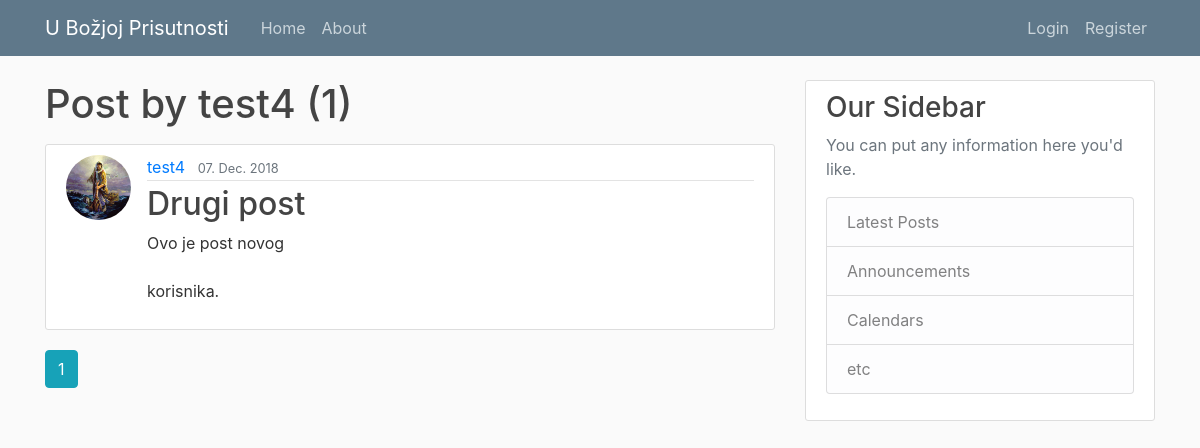
The page /user/test4 on the database as committed earlier.
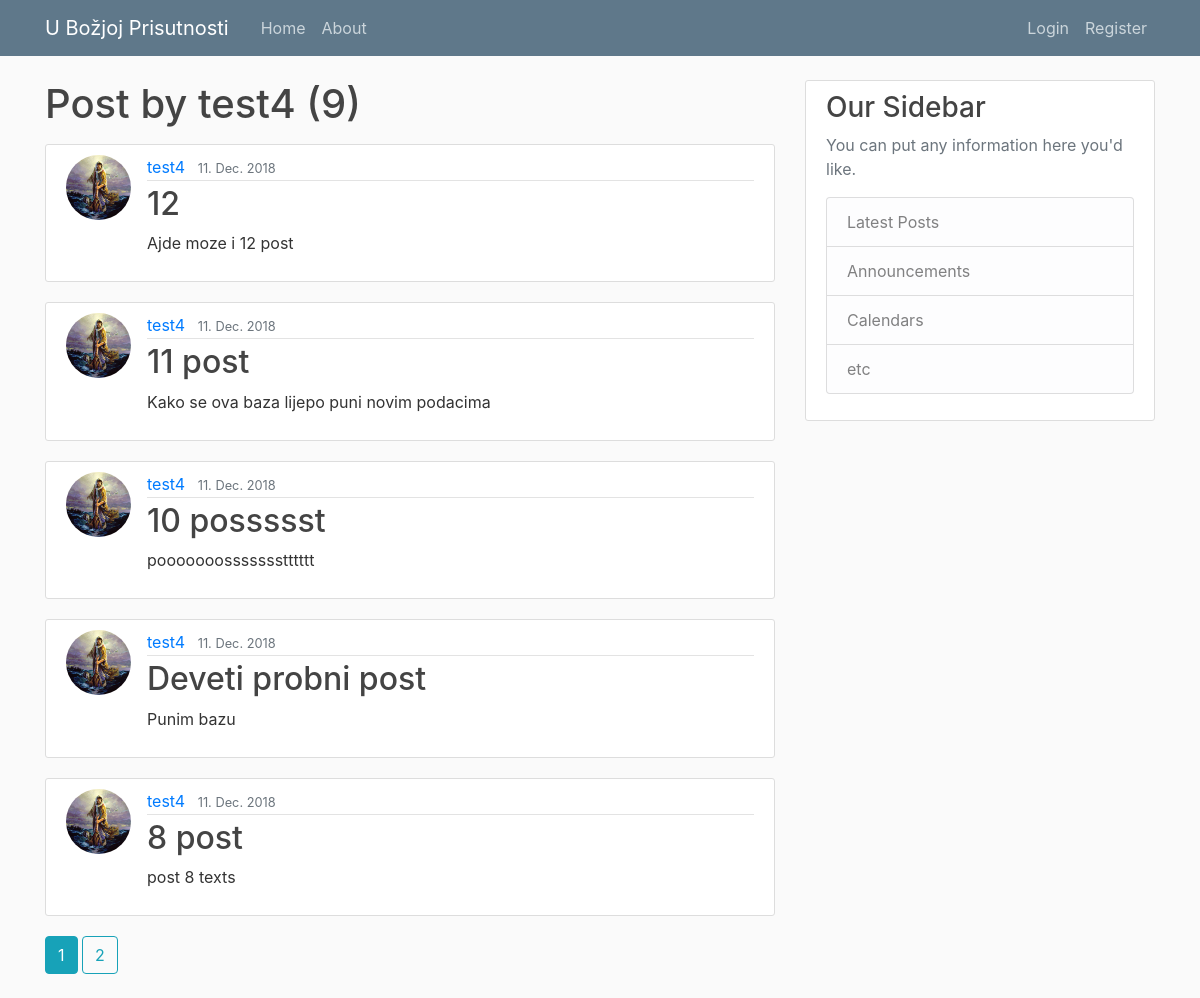
The same page on the database as committed later.
### blog/models.py (models this page shows, shortened)
class User(db.Model, UserMixin):
    id = db.Column(db.Integer, primary_key=True)
    username = db.Column(db.String(20), unique=True, nullable=False)
    email = db.Column(db.String(120), unique=True, nullable=False)
    image_file = db.Column(db.String(20), nullable=False, default='default.jpg')
    password = db.Column(db.String(60), nullable=False)
    posts = db.relationship('Post', backref='author', lazy=True)

class Post(db.Model):
    id = db.Column(db.Integer, primary_key=True)
    title = db.Column(db.String(100), nullable=False)
    date_posted = db.Column(db.DateTime, nullable=False, default=datetime.utcnow)
    content = db.Column(db.Text, nullable=False)
    user_id = db.Column(db.Integer, db.ForeignKey('user.id'), nullable=False)

### blog/users/routes.py (the view)
@users.route("/user/<string:username>")
def user_posts(username):
    page = request.args.get('page', 1, type=int)
    user = User.query.filter_by(username=username).first_or_404()
    posts = Post.query.filter_by(author=user)\
        .order_by(Post.date_posted.desc())\
        .paginate(page=page, per_page=5)
    return render_template('user_posts.html', posts=posts, user=user)

### blog/templates/user_posts.html
{% extends "layout.html" %}
{% block content %}
    <h1 class="mb-3">Post by {{ user.username }} ({{ posts.total }})</h1>
    {% for post in posts.items %}
        <article class="media content-section">
            <img class="rounded-circle article-img" src="{{ url_for('static',  filename='profile_pics/' + post.author.image_file) }}">
            <div class="media-body">
                <div class="article-metadata">
                    <a class="mr-2" href="{{ url_for('users.user_posts', username=post.author.username) }}">{{ post.author.username }}</a>
                    <small class="text-muted">{{ post.date_posted.strftime('%d. %b. %Y') }}</small>
                </div>
                <h2><a class="article-title" href="{{ url_for('posts.post', post_id=post.id) }}">{{ post.title }}</a></h2>
                <p class="article-content">{{ post.content }}</p>
            </div>
        </article>
    {% endfor %}
    {% for page_num in posts.iter_pages(left_edge=1, right_edge=1, left_current=1, right_current=2) %}
        {% if page_num %}
            {% if posts.page == page_num %}
                <a class="btn btn-info mb-4" href="{{ url_for('users.user_posts', username=user.username, page=page_num) }}">{{ page_num }}</a>
            {% else %}
                <a class="btn btn-outline-info mb-4" href="{{ url_for('users.user_posts', username=user.username, page=page_num) }}">{{ page_num }}</a>
            {% endif %}
        {% else %}
            ...
        {% endif %}
    {% endfor %}
{% endblock content %}

### blog/templates/layout.html (shortened to what this page needs)
<!DOCTYPE html>
<html lang="en">
<head>
    <link rel="stylesheet" href="https://stackpath.bootstrapcdn.com/bootstrap/4.1.3/css/bootstrap.min.css">
    <link rel="stylesheet" type="text/css" href="{{ url_for('static', filename='main.css') }}">
    <link rel="stylesheet" href="https://use.fontawesome.com/releases/v5.8.1/css/all.css">
</head>
<body>
    <header class="site-header">
        <nav class="navbar navbar-expand-md navbar-dark bg-steel fixed-top">
            <div class="container">
                <a class="navbar-brand mr-4" href="/">U Božjoj Prisutnosti</a>
                <div class="collapse navbar-collapse" id="navbarToggle">
                    <div class="navbar-nav mr-auto">
                        <a class="nav-item nav-link" href="{{ url_for('main.home') }}">Home</a>
                        <a class="nav-item nav-link" href="{{ url_for('main.about') }}">About</a>
                    </div>
                    <div class="navbar-nav">
                        {% if current_user.is_authenticated %}
                            <a class="nav-item nav-link" href="{{ url_for('posts.new_post') }}">New Post</a>
                            <a class="nav-item nav-link" href="{{ url_for('users.account') }}">Account</a>
                            <a class="nav-item nav-link" href="{{ url_for('users.logout') }}">Logout</a>
                        {% else %}
                            <a class="nav-item nav-link" href="{{ url_for('users.login') }}">Login</a>
                            <a class="nav-item nav-link" href="{{ url_for('users.register') }}">Register</a>
                        {% endif %}
                    </div>
                </div>
            </div>
        </nav>
    </header>
    <main role="main" class="container">
        <div class="row">
            <div class="col-md-8">
                {% block content %}{% endblock %}
            </div>
            <div class="col-md-4">
                <div class="content-section">
                    <h3>Our Sidebar</h3>
                    <p class='text-muted'>You can put any information here you'd like.
                    <ul class="list-group">
                        <li class="list-group-item list-group-item-light">Latest Posts</li>
                        <li class="list-group-item list-group-item-light">Announcements</li>
                        <li class="list-group-item list-group-item-light">Calendars</li>
                        <li class="list-group-item list-group-item-light">etc</li>
                    </ul>
                    </p>
                </div>
            </div>
        </div>
    </main>
</body>
</html>

### blog/static/main.css (style rules this page uses)
body { background: #fafafa; color: #333333; margin-top: 5rem; }
h1, h2, h3, h4, h5, h6 { color: #444444; }
.bg-steel { background-color: #5f788a; }
.site-header .navbar-nav .nav-link { color: #cbd5db; }
.content-section { background: #ffffff; padding: 10px 20px; border: 1px solid #dddddd; border-radius: 3px; margin-bottom: 20px; }
.article-title { color: #444444; }
.article-content { white-space: pre-line; }
.article-img { height: 65px; width: 65px; margin-right: 16px; }
.article-metadata { padding-bottom: 1px; margin-bottom: 4px; border-bottom: 1px solid #e3e3e3 }

Rows that differ between the two databases and show on the page:
no longer on this page (row unchanged): Post: image_file (placeholder picture), author.username "test4", date_posted "07. Dec. 2018", title "Drugi post", content "Ovo je post novog korisnika."
added Post: image_file (placeholder picture), author.username "test4", date_posted "11. Dec. 2018", title "12", content "Ajde moze i 12 post"
added Post: image_file (placeholder picture), author.username "test4", date_posted "11. Dec. 2018", title "11 post", content "Kako se ova baza lijepo puni novim podacima"
added Post: image_file (placeholder picture), author.username "test4", date_posted "11. Dec. 2018", title "10 possssst", content "pooooooossssssstttttt"
added Post: image_file (placeholder picture), author.username "test4", date_posted "11. Dec. 2018", title "Deveti probni post", content "Punim bazu"
added Post: image_file (placeholder picture), author.username "test4", date_posted "11. Dec. 2018", title "8 post", content "post 8 texts"
Other text that changed with them:
{{ posts.total }}: "1" → "9"
new list line: "2"
